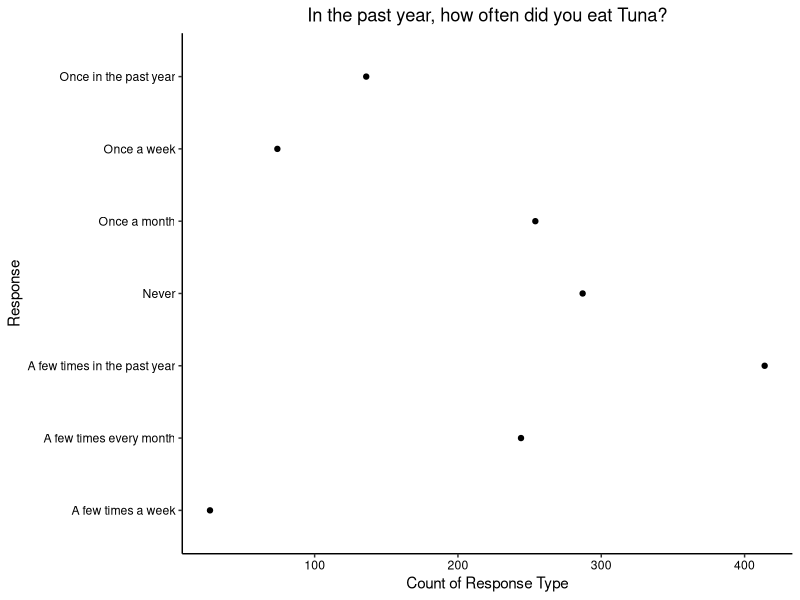
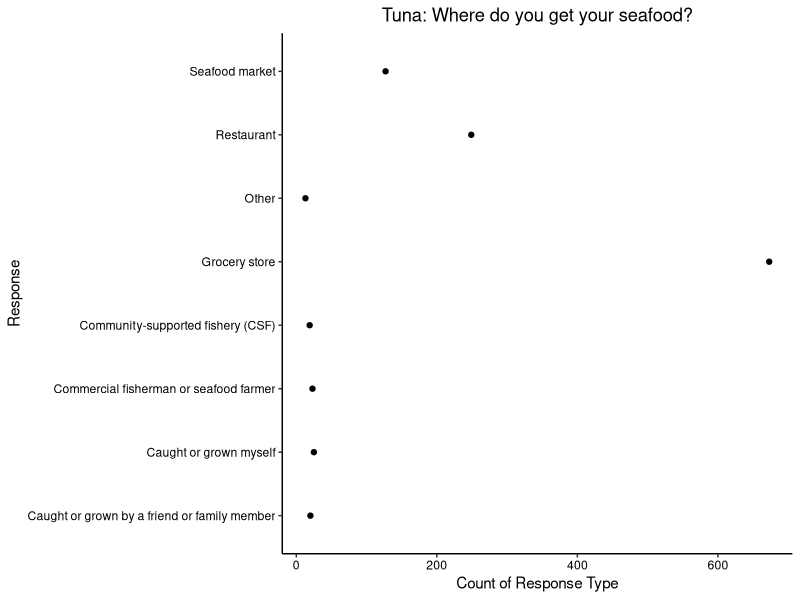
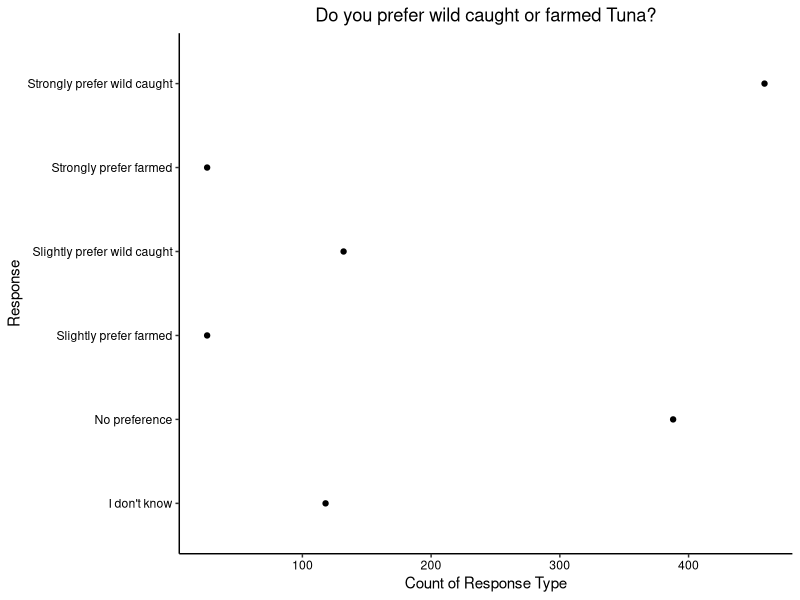
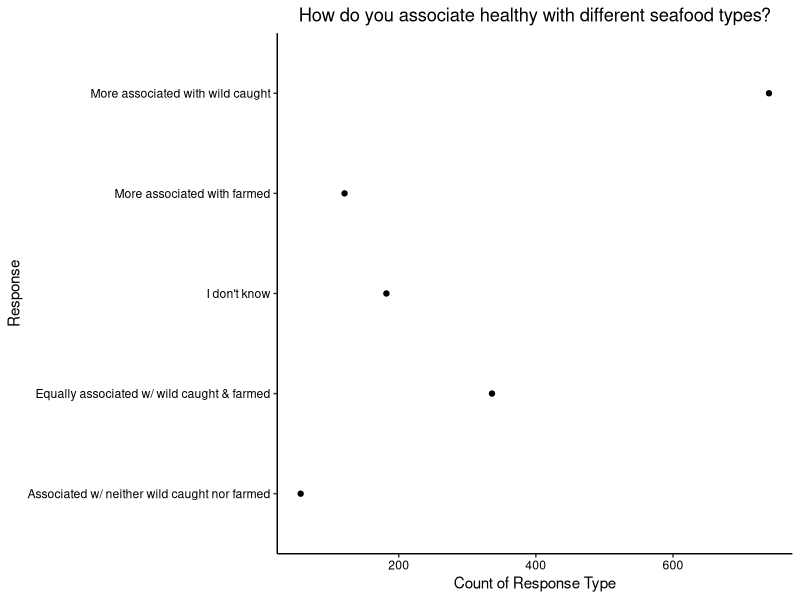

Write the R code that produced these figures, in order.
## ---- chunk 1
knitr::opts_chunk$set(echo = TRUE)
## ---- chunk 2
getwd()
library(tidyverse)

survey.dat <- read.csv("./AquacultureSurveyData.csv")
survey.codes <- read.csv("./AquacultureSurveyCodes.csv")

# Set ggplot theme
mytheme <- theme_classic() +
  theme(axis.text = element_text(color = "black"), 
        legend.position = "top")
theme_set(mytheme)
## ---- chunk 3
freq.sp <- select(survey.dat, Frequency_Tuna:Frequency_Oysters)

freq.sp.Tuna <- as.data.frame(table(freq.sp$Frequency_Tuna))
freq.sp.Shrimp <- as.data.frame(table(freq.sp$Frequency_Shrimp))
freq.sp.Salmon <- as.data.frame(table(freq.sp$Frequency_Salmon))
freq.sp.Flounder <- as.data.frame(table(freq.sp$Frequency_Flounder))
freq.sp.BlueCrab <- as.data.frame(table(freq.sp$Frequency_BlueCrab))
freq.sp.Clams <- as.data.frame(table(freq.sp$Frequency_Clams))
freq.sp.Mullet <- as.data.frame(table(freq.sp$Frequency_Mullet))
freq.sp.Oysters <- as.data.frame(table(freq.sp$Frequency_Oysters))

freq.sp.summary <- freq.sp.Tuna %>% 
  left_join(freq.sp.Shrimp, by = "Var1") %>% 
  left_join(freq.sp.Salmon, by = "Var1") %>% 
  left_join(freq.sp.Flounder, by = "Var1") %>% 
  left_join(freq.sp.BlueCrab, by = "Var1") %>% 
  left_join(freq.sp.Clams, by = "Var1") %>% 
  left_join(freq.sp.Mullet, by = "Var1") %>% 
  left_join(freq.sp.Oysters, by = "Var1")
freq.sp.summary <- freq.sp.summary %>% 
  rename(Response = Var1,
         Tuna = Freq.x,
         Shrimp = Freq.y,
         Salmon = Freq.x.x,
         Flounder = Freq.y.y,
         BlueCrab = Freq.x.x.x,
         Clams = Freq.y.y.y,
         Mullet = Freq.x.x.x.x,
         Oysters = Freq.y.y.y.y)

freq.response.meaning <- c("Never", 
                           "Once in the past year", 
                           "A few times in the past year",
                           "Once a month",
                           "A few times every month",
                           "Once a week",
                           "A few times a week")

freq.sp.summary$Response_Explanation <- freq.response.meaning

ggplot(freq.sp.summary,aes(y=Response_Explanation, x=Tuna)) + 
  geom_point() + 
  labs(title ="In the past year, how often did you eat Tuna?",
       x="Count of Response Type",
       y="Response") + 
  theme(plot.title = element_text(hjust=0.5))
## ---- chunk 4
where.sp <- select(survey.dat, Where_Tuna:Where_Oysters)

where.sp.Tuna <- as.data.frame(table(where.sp$Where_Tuna))
where.sp.Shrimp <- as.data.frame(table(where.sp$Where_Shrimp))
where.sp.Salmon <- as.data.frame(table(where.sp$Where_Salmon))
where.sp.Flounder <- as.data.frame(table(where.sp$Where_Flounder))
where.sp.BlueCrab <- as.data.frame(table(where.sp$Where_BlueCrab))
where.sp.Clams <- as.data.frame(table(where.sp$Where_Clams))
where.sp.Mullet <- as.data.frame(table(where.sp$Where_Mullet))
where.sp.Oysters <- as.data.frame(table(where.sp$Where_Oysters))

where.sp.summary <- where.sp.Tuna %>% 
  left_join(where.sp.Shrimp, by = "Var1") %>% 
  left_join(where.sp.Salmon, by = "Var1") %>% 
  left_join(where.sp.Flounder, by = "Var1") %>% 
  left_join(where.sp.BlueCrab, by = "Var1") %>% 
  left_join(where.sp.Clams, by = "Var1") %>% 
  left_join(where.sp.Mullet, by = "Var1") %>% 
  left_join(where.sp.Oysters, by = "Var1")
where.sp.summary <- where.sp.summary %>% 
  rename(Response = Var1,
         Tuna = Freq.x,
         Shrimp = Freq.y,
         Salmon = Freq.x.x,
         Flounder = Freq.y.y,
         BlueCrab = Freq.x.x.x,
         Clams = Freq.y.y.y,
         Mullet = Freq.x.x.x.x,
         Oysters = Freq.y.y.y.y)

where.response.meaning <- c("Caught or grown myself", 
                           "Caught or grown by a friend or family member", 
                           "Grocery store",
                           "Restaurant",
                           "Seafood market",
                           "Commercial fisherman or seafood farmer",
                           "Community-supported fishery (CSF)",
                           "Other")

where.sp.summary$Response_Explanation <- where.response.meaning

ggplot(where.sp.summary,aes(y=Response_Explanation, x=Tuna)) + 
  geom_point() + 
  labs(title ="Tuna: Where do you get your seafood?",
       x="Count of Response Type",
       y="Response") + 
  theme(plot.title = element_text(hjust=0.5))
## ---- chunk 5
pref.sp <- select(survey.dat, Preference_Tuna:Preference_Oysters)

pref.sp.Tuna <- as.data.frame(table(pref.sp$Preference_Tuna))
pref.sp.Shrimp <- as.data.frame(table(pref.sp$Preference_Shrimp))
pref.sp.Salmon <- as.data.frame(table(pref.sp$Preference_Salmon))
pref.sp.Flounder <- as.data.frame(table(pref.sp$Preference_Flounder))
pref.sp.BlueCrab <- as.data.frame(table(pref.sp$Preference_BlueCrab))
pref.sp.Clams <- as.data.frame(table(pref.sp$Preference_Clams))
pref.sp.Mullet <- as.data.frame(table(pref.sp$Preference_Mullet))
pref.sp.Oysters <- as.data.frame(table(pref.sp$Preference_Oysters))

pref.sp.summary <- pref.sp.Tuna %>% 
  left_join(pref.sp.Shrimp, by = "Var1") %>% 
  left_join(pref.sp.Salmon, by = "Var1") %>% 
  left_join(pref.sp.Flounder, by = "Var1") %>% 
  left_join(pref.sp.BlueCrab, by = "Var1") %>% 
  left_join(pref.sp.Clams, by = "Var1") %>% 
  left_join(pref.sp.Mullet, by = "Var1") %>% 
  left_join(pref.sp.Oysters, by = "Var1")
pref.sp.summary <- pref.sp.summary %>% 
  rename(Response = Var1,
         Tuna = Freq.x,
         Shrimp = Freq.y,
         Salmon = Freq.x.x,
         Flounder = Freq.y.y,
         BlueCrab = Freq.x.x.x,
         Clams = Freq.y.y.y,
         Mullet = Freq.x.x.x.x,
         Oysters = Freq.y.y.y.y)

pref.response.meaning <- c("Strongly prefer wild caught", 
                           "Slightly prefer wild caught", 
                           "No preference",
                           "Slightly prefer farmed",
                           "Strongly prefer farmed",
                           "I don't know")

pref.sp.summary$Response_Explanation <- pref.response.meaning

ggplot(pref.sp.summary,aes(y=Response_Explanation, x=Tuna)) + 
  geom_point() + 
  labs(title ="Do you prefer wild caught or farmed Tuna?",
       x="Count of Response Type",
       y="Response") + 
  theme(plot.title = element_text(hjust=0.5))
## ---- chunk 6
qual.sp <- select(survey.dat, Qualities_Healthy:Qualities_Fresh)

qual.sp.Healthy <- as.data.frame(table(qual.sp$Qualities_Healthy))
qual.sp.Local <- as.data.frame(table(qual.sp$Qualities_Local))
qual.sp.Safe <- as.data.frame(table(qual.sp$Qualities_Safe))
qual.sp.Local_Economies <- as.data.frame(table(qual.sp$Qualities_Local_Economies))
qual.sp.Tasty <- as.data.frame(table(qual.sp$Qualities_Tasty))
qual.sp.Affordable <- as.data.frame(table(qual.sp$Qualities_Affordable))
qual.sp.Local_Culture <- as.data.frame(table(qual.sp$Qualities_Local_Culture))
qual.sp.Sustainable <- as.data.frame(table(qual.sp$Qualities_Sustainable))
qual.sp.Easy_Access <- as.data.frame(table(qual.sp$Qualities_Easy_Access))
qual.sp.Local_Environments <- as.data.frame(table(qual.sp$Qualities_Local_Environments))
qual.sp.Fresh <- as.data.frame(table(qual.sp$Qualities_Fresh))

qual.sp.summary <- qual.sp.Healthy %>% 
  left_join(qual.sp.Local, by = "Var1") %>% 
  left_join(qual.sp.Safe, by = "Var1") %>% 
  left_join(qual.sp.Local_Economies, by = "Var1") %>% 
  left_join(qual.sp.Tasty, by = "Var1") %>% 
  left_join(qual.sp.Affordable, by = "Var1") %>% 
  left_join(qual.sp.Local_Culture, by = "Var1") %>% 
  left_join(qual.sp.Sustainable, by = "Var1") %>%
  left_join(qual.sp.Easy_Access, by = "Var1") %>%
  left_join(qual.sp.Local_Environments, by = "Var1") %>%
  left_join(qual.sp.Fresh, by = "Var1")
qual.sp.summary <- qual.sp.summary %>% 
  rename(Response = Var1,
         Healthy = Freq.x,
         Local = Freq.y,
         Safe = Freq.x.x,
         LocalEconomies = Freq.y.y,
         Tasty = Freq.x.x.x,
         Affordable = Freq.y.y.y,
         LocalCulture = Freq.x.x.x.x,
         Sustainable = Freq.y.y.y.y,
         EasyAccess = Freq.x.x.x.x.x,
         LocalEnvironments = Freq.y.y.y.y.y,
         Fresh = Freq)

qual.response.meaning <- c("More associated with wild caught", 
                           "Equally associated w/ wild caught & farmed", 
                           "More associated with farmed",
                           "Associated w/ neither wild caught nor farmed",
                           "I don't know")

qual.sp.summary$Response_Explanation <- qual.response.meaning

ggplot(qual.sp.summary,aes(y=Response_Explanation, x=Healthy)) + 
  geom_point() + 
  labs(title ="How do you associate healthy with different seafood types?",
       x="Count of Response Type",
       y="Response") + 
  theme(plot.title = element_text(hjust=0.5))
